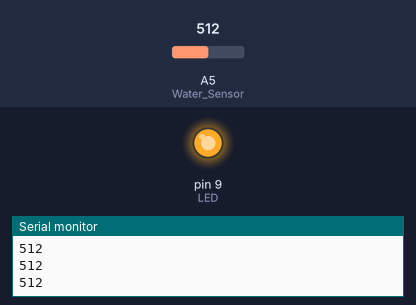
Simulated run of this sketch. Board: Arduino Uno, built with avr-gcc and run on an emulated ATmega328P. Parts: output pins drawn as LEDs (lit = HIGH), the last lines printed to the serial monitor. The test bench sets the inputs (shaded band); at power-on: A5 (Water_Sensor) = 512.

Above: at 1.2 s.
1.3 s: A5 (Water_Sensor) set to 76
2.8 s: A5 (Water_Sensor) set to 63
At 4.0 s:
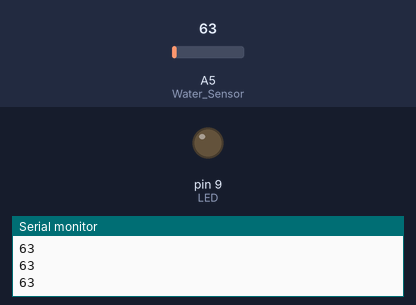
4.3 s: A5 (Water_Sensor) set to 80
At 5.0 s:
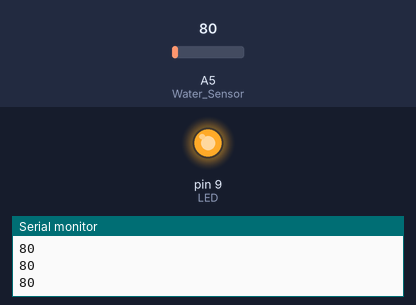
5.8 s: A5 (Water_Sensor) set to 60
At 6.2 s:
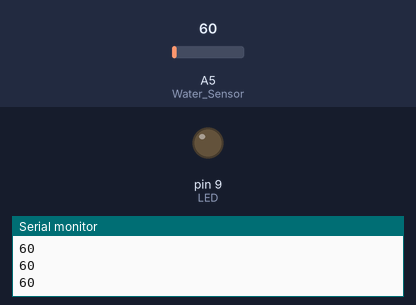
Timing chart, 0 to 8.3 s (numbered marks = the images above; inputs shaded):
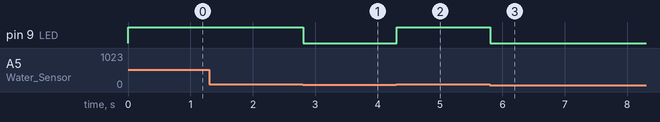

Measured:
- the behaviour switches between 70 and 69 on A5 (Water_Sensor) (found by bisection; images 0 and 1)
- after the input at 2.8 s, pin 9 (LED): HIGH → LOW at once
- after the input at 4.3 s, pin 9 (LED): LOW → HIGH at once
- after the input at 5.8 s, pin 9 (LED): HIGH → LOW at once

The sketch:

arduino_water_detector.ino
```cpp
int LED =  9;
int Water_Sensor =  A5;
void setup() {
   pinMode(Water_Sensor, INPUT);
   pinMode(LED, OUTPUT);
   Serial.begin(9600);
}

void loop() {

   int val = analogRead(Water_Sensor);
   Serial.println(val);

   if( val < 70) {
      digitalWrite(LED,LOW);
   }else {
      digitalWrite(LED,HIGH);
   }


}
```
